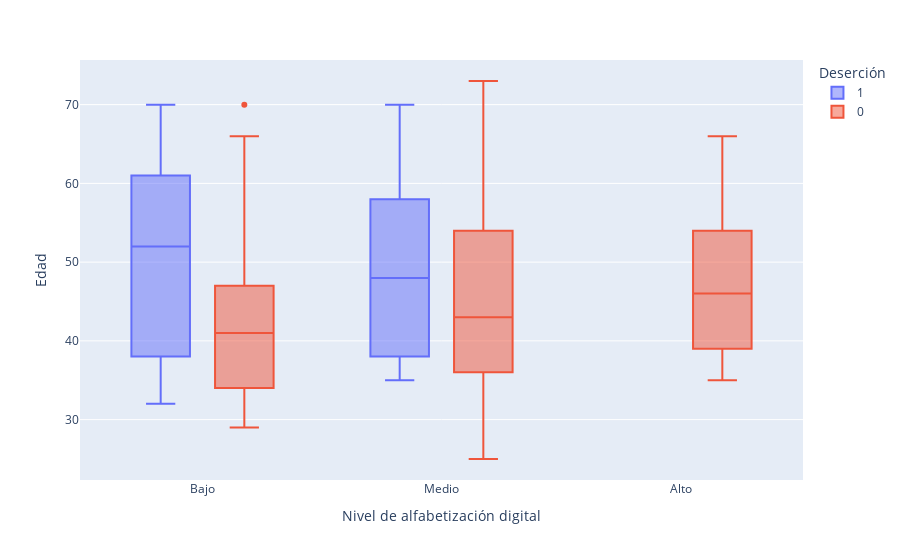

The notebook cell this image was saved under:
### Code cell
fig = px.box(df, x="Nivel de alfabetización digital", y="Edad", color="Deserción")
fig.update_traces(quartilemethod="exclusive") # or "inclusive", or "linear" by default
fig.show()

### Figure 1 — Plotly figure (JSON) as saved in the notebook; plotly's stock layout.template omitted (floating-point values rounded to 4 significant figures; data arrays with more than 128 entries replaced by an {"elided": "..."} marker saying what was removed)
{"data": [{"alignmentgroup": "True", "hovertemplate": "Deserción=1<br>Nivel de alfabetización digital=%{x}<br>Edad=%{y}<extra></extra>", "legendgroup": "1", "marker": {"color": "#636efa"}, "name": "1", "notched": false, "offsetgroup": "1", "orientation": "v", "quartilemethod": "exclusive", "showlegend": true, "type": "box", "x": ["Bajo", "Bajo", "Bajo", "Bajo", "Bajo", "Bajo", "Bajo", "Bajo", "Bajo", "Bajo", "Bajo", "Bajo", "Bajo", "Bajo", "Bajo", "Bajo", "Bajo", "Bajo", "Bajo", "Bajo", "Bajo", "Bajo", "Bajo", "Bajo", "Bajo", "Bajo", "Bajo", "Bajo", "Bajo", "Bajo", "Bajo", "Bajo", "Bajo", "Bajo", "Bajo", "Bajo", "Bajo", "Bajo", "Bajo", "Bajo", "Bajo", "Bajo", "Bajo", "Medio", "Medio", "Medio", "Medio", "Medio", "Medio", "Medio", "Medio", "Medio", "Medio", "Medio", "Medio", "Medio", "Medio", "Medio", "Medio", "Medio", "Medio"], "x0": " ", "xaxis": "x", "y": [58, 60, 65, 63, 61, 50, 42, 37, 47, 37, 52, 70, 61, 52, 66, 63, 61, 53, 47, 62, 34, 38, 48, 44, 37, 64, 56, 34, 53, 36, 68, 53, 42, 52, 60, 32, 42, 38, 56, 33, 58, 51, 35, 59, 58, 47, 36, 49, 58, 66, 36, 44, 70, 39, 57, 51, 53, 35, 36, 41, 38], "y0": " ", "yaxis": "y"}, {"alignmentgroup": "True", "hovertemplate": "Deserción=0<br>Nivel de alfabetización digital=%{x}<br>Edad=%{y}<extra></extra>", "legendgroup": "0", "marker": {"color": "#EF553B"}, "name": "0", "notched": false, "offsetgroup": "0", "orientation": "v", "quartilemethod": "exclusive", "showlegend": true, "type": "box", "x": {"elided": "267 str values"}, "x0": " ", "xaxis": "x", "y": {"elided": "267 int values"}, "y0": " ", "yaxis": "y"}], "layout": {"autosize": true, "boxmode": "group", "legend": {"title": {"text": "Deserción"}, "tracegroupgap": 0}, "margin": {"t": 60}, "xaxis": {"anchor": "y", "autorange": true, "domain": [0, 1], "range": [-0.5089, 2.509], "title": {"text": "Nivel de alfabetización digital"}, "type": "category"}, "yaxis": {"anchor": "x", "autorange": true, "domain": [0, 1], "range": [22.33, 75.67], "title": {"text": "Edad"}, "type": "linear"}}}
